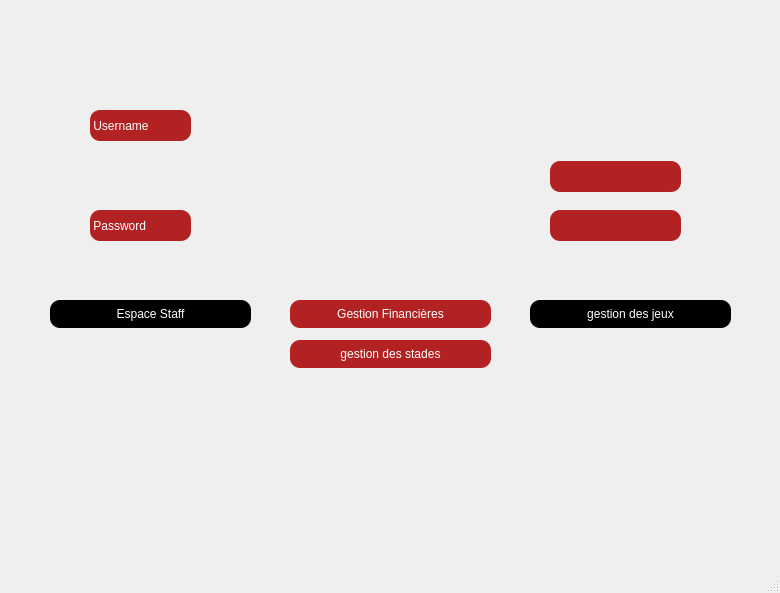
<?xml version="1.0" encoding="UTF-8"?>
<ui version="4.0">
 <class>admin</class>
 <widget class="QMainWindow" name="admin">
  <property name="geometry">
   <rect>
    <x>0</x>
    <y>0</y>
    <width>780</width>
    <height>593</height>
   </rect>
  </property>
  <property name="windowTitle">
   <string>MainWindow</string>
  </property>
  <widget class="QWidget" name="centralwidget">
   <widget class="QPushButton" name="pushButton_admin">
    <property name="geometry">
     <rect>
      <x>530</x>
      <y>300</y>
      <width>201</width>
      <height>28</height>
     </rect>
    </property>
    <property name="styleSheet">
     <string notr="true">background: #000000;
color: #FFFFFF;
background-color: #000000; border: none;
border-radius: 10px;
font: 14pt &quot;Bahnschrift&quot;;
</string>
    </property>
    <property name="text">
     <string>gestion des jeux</string>
    </property>
   </widget>
   <widget class="QLineEdit" name="lineEdit_username">
    <property name="geometry">
     <rect>
      <x>550</x>
      <y>210</y>
      <width>131</width>
      <height>31</height>
     </rect>
    </property>
    <property name="styleSheet">
     <string notr="true">background: #BB0B0B;
color: #FFFFFF;
background-color: #B22222; border: none;
border-radius: 10px;
font: 14pt &quot;Bahnschrift&quot;;
</string>
    </property>
   </widget>
   <widget class="QLineEdit" name="lineEdit_password">
    <property name="geometry">
     <rect>
      <x>550</x>
      <y>161</y>
      <width>131</width>
      <height>31</height>
     </rect>
    </property>
    <property name="styleSheet">
     <string notr="true">background: #BB0B0B;
color: #FFFFFF;
background-color: #B22222; border: none;
border-radius: 10px;
font: 14pt &quot;Bahnschrift&quot;;
</string>
    </property>
    <property name="echoMode">
     <enum>QLineEdit::Password</enum>
    </property>
   </widget>
   <widget class="QLabel" name="label">
    <property name="geometry">
     <rect>
      <x>90</x>
      <y>110</y>
      <width>101</width>
      <height>31</height>
     </rect>
    </property>
    <property name="styleSheet">
     <string notr="true">background: #BB0B0B;
color: #FFFFFF;
background-color: #B22222; border: none;
border-radius: 10px;
font: 14pt &quot;Bahnschrift&quot;;
</string>
    </property>
    <property name="text">
     <string> Username</string>
    </property>
   </widget>
   <widget class="QLabel" name="label_2">
    <property name="geometry">
     <rect>
      <x>90</x>
      <y>210</y>
      <width>101</width>
      <height>31</height>
     </rect>
    </property>
    <property name="styleSheet">
     <string notr="true">background: #BB0B0B;
color: #FFFFFF;
background-color: #B22222; border: none;
border-radius: 10px;
font: 14pt &quot;Bahnschrift&quot;;
</string>
    </property>
    <property name="text">
     <string> Password</string>
    </property>
   </widget>
   <widget class="QLabel" name="label_3">
    <property name="geometry">
     <rect>
      <x>0</x>
      <y>0</y>
      <width>781</width>
      <height>601</height>
     </rect>
    </property>
    <property name="text">
     <string/>
    </property>
    <property name="pixmap">
     <pixmap>../../../../Nouveau dossier/image/unnamed.jpg</pixmap>
    </property>
    <property name="scaledContents">
     <bool>true</bool>
    </property>
   </widget>
   <widget class="QPushButton" name="pushButton">
    <property name="geometry">
     <rect>
      <x>290</x>
      <y>340</y>
      <width>201</width>
      <height>28</height>
     </rect>
    </property>
    <property name="styleSheet">
     <string notr="true">background: #BB0B0B;
color: #FFFFFF;
background-color: #B22222; border: none;
border-radius: 10px;
font: 14pt &quot;Bahnschrift&quot;;
</string>
    </property>
    <property name="text">
     <string>gestion des stades</string>
    </property>
   </widget>
   <widget class="QPushButton" name="pushButton_2">
    <property name="geometry">
     <rect>
      <x>50</x>
      <y>300</y>
      <width>201</width>
      <height>28</height>
     </rect>
    </property>
    <property name="styleSheet">
     <string notr="true">background: #000000;
color: #FFFFFF;
background-color: #000000; border: none;
border-radius: 10px;
font: 14pt &quot;Bahnschrift&quot;;
</string>
    </property>
    <property name="text">
     <string>Espace Staff</string>
    </property>
   </widget>
   <widget class="QPushButton" name="pushButton_3">
    <property name="geometry">
     <rect>
      <x>290</x>
      <y>300</y>
      <width>201</width>
      <height>28</height>
     </rect>
    </property>
    <property name="styleSheet">
     <string notr="true">background: #B22222;
color: #FFFFFF;
background-color: #B22222; border: none;
border-radius: 10px;
font: 14pt &quot;Bahnschrift&quot;;
</string>
    </property>
    <property name="text">
     <string>Gestion Financières</string>
    </property>
   </widget>
   <widget class="QLabel" name="label_4">
    <property name="geometry">
     <rect>
      <x>90</x>
      <y>110</y>
      <width>101</width>
      <height>31</height>
     </rect>
    </property>
    <property name="text">
     <string/>
    </property>
   </widget>
   <widget class="QLabel" name="label_5">
    <property name="geometry">
     <rect>
      <x>5</x>
      <y>5</y>
      <width>91</width>
      <height>71</height>
     </rect>
    </property>
    <property name="text">
     <string/>
    </property>
   </widget>
   <zorder>label_3</zorder>
   <zorder>pushButton_admin</zorder>
   <zorder>lineEdit_username</zorder>
   <zorder>lineEdit_password</zorder>
   <zorder>label</zorder>
   <zorder>label_2</zorder>
   <zorder>pushButton</zorder>
   <zorder>pushButton_2</zorder>
   <zorder>pushButton_3</zorder>
   <zorder>label_4</zorder>
   <zorder>label_5</zorder>
  </widget>
  <widget class="QMenuBar" name="menubar">
   <property name="geometry">
    <rect>
     <x>0</x>
     <y>0</y>
     <width>780</width>
     <height>26</height>
    </rect>
   </property>
  </widget>
  <widget class="QStatusBar" name="statusbar"/>
 </widget>
 <resources/>
 <connections/>
</ui>
